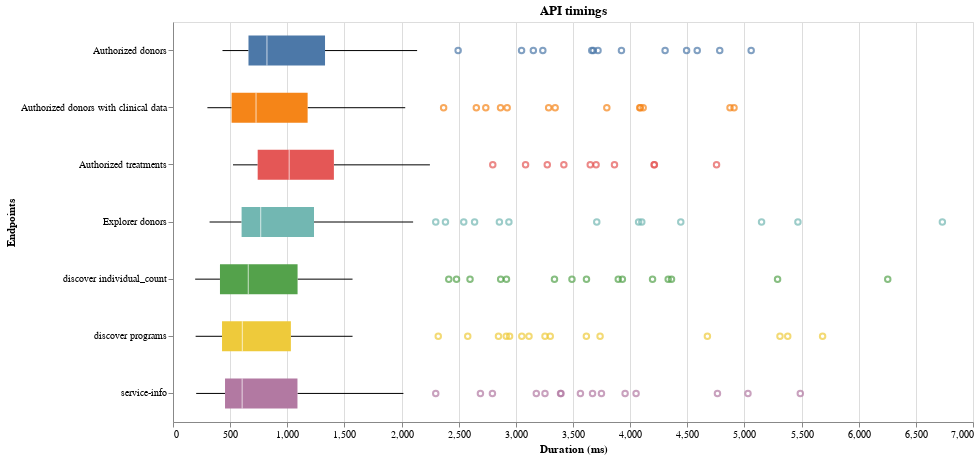

Notebook code cell kept with this figure:
### Markdown cell above
## Boxplot

### Code cell
box_plot = (
    alt.Chart(df_duration_with_title, title="API timings")
    .mark_boxplot(size=30)
    .encode(
        y=alt.Y("title:N").title("Endpoints"),
        x=alt.X("duration:Q").title("Duration (ms)"),
        color=alt.Color("title:N").legend(None),
        tooltip=["duration:Q"],
    )
    .properties(width=800, height=400)
)
box_plot.show()

### Figure 1 — Vega specification as saved in the notebook (floating-point values rounded to 4 significant figures)
{"$schema": "https://vega.github.io/schema/vega/v5.json", "data": [{"name": "source_0"}, {"name": "data_0"}, {"name": "data_1", "values": [{"duration": 3708.0, "title": "Explorer donors"}, {"duration": 5684.0, "title": "discover programs"}, {"duration": 2945.0, "title": "discover programs"}, {"duration": 3671.0, "title": "service-info"}, {"duration": 4362.0, "title": "discover individual_count"}, {"duration": 3796.0, "title": "Authorized donors with clinical data"}, {"duration": 2368.0, "title": "Authorized donors with clinical data"}, {"duration": 4676.0, "title": "discover programs"}, {"duration": 3863.0, "title": "Authorized treatments"}, {"duration": 4764.0, "title": "service-info"}, {"duration": 2867.0, "title": "discover individual_count"}, {"duration": 4587.0, "title": "Authorized donors"}, {"duration": 4909.0, "title": "Authorized donors with clinical data"}, {"duration": 5150.0, "title": "Explorer donors"}, {"duration": 4443.0, "title": "Explorer donors"}, {"duration": 6254.0, "title": "discover individual_count"}, {"duration": 5468.0, "title": "Explorer donors"}, {"duration": 5059.0, "title": "Authorized donors"}, {"duration": 4756.0, "title": "Authorized treatments"}, {"duration": 4196.0, "title": "discover individual_count"}, {"duration": 5311.0, "title": "discover programs"}, {"duration": 4089.0, "title": "Authorized donors with clinical data"}, {"duration": 3050.0, "title": "Authorized donors"}, {"duration": 4052.0, "title": "service-info"}, {"duration": 3617.0, "title": "discover programs"}, {"duration": 4084.0, "title": "Authorized donors with clinical data"}, {"duration": 3420.0, "title": "Authorized treatments"}, {"duration": 3338.0, "title": "discover individual_count"}, {"duration": 3956.0, "title": "service-info"}, {"duration": 3236.0, "title": "Authorized donors"}, {"duration": 2795.0, "title": "service-info"}, {"duration": 3664.0, "title": "Authorized donors"}, {"duration": 3301.0, "title": "discover programs"}, {"duration": 2579.0, "title": "discover programs"}, {"duration": 3896.0, "title": "discover individual_count"}, {"duration": 2321.0, "title": "discover programs"}, {"duration": 3924.0, "title": "Authorized donors"}, {"duration": 2495.0, "title": "Authorized donors"}, {"duration": 2639.0, "title": "Explorer donors"}, {"duration": 2544.0, "title": "Explorer donors"}, {"duration": 2299.0, "title": "service-info"}, {"duration": 2924.0, "title": "Authorized donors with clinical data"}, {"duration": 4102.0, "title": "Explorer donors"}, {"duration": 3179.0, "title": "service-info"}, {"duration": 3702.0, "title": "Authorized treatments"}, {"duration": 2916.0, "title": "discover programs"}, {"duration": 5489.0, "title": "service-info"}, {"duration": 6732.0, "title": "Explorer donors"}, {"duration": 4114.0, "title": "Authorized donors with clinical data"}, {"duration": 4306.0, "title": "Authorized donors"}, {"duration": 4494.0, "title": "Authorized donors"}, {"duration": 5290.0, "title": "discover individual_count"}, {"duration": 5379.0, "title": "discover programs"}, {"duration": 4333.0, "title": "discover individual_count"}, {"duration": 4874.0, "title": "Authorized donors with clinical data"}, {"duration": 3749.0, "title": "service-info"}, {"duration": 4784.0, "title": "Authorized donors"}, {"duration": 4074.0, "title": "Explorer donors"}, {"duration": 3115.0, "title": "discover programs"}, {"duration": 4212.0, "title": "Authorized treatments"}, {"duration": 3932.0, "title": "discover individual_count"}, {"duration": 3651.0, "title": "Authorized treatments"}, {"duration": 3737.0, "title": "discover programs"}, {"duration": 5031.0, "title": "service-info"}, {"duration": 3565.0, "title": "service-info"}, {"duration": 2918.0, "title": "discover individual_count"}, {"duration": 3255.0, "title": "service-info"}, {"duration": 4210.0, "title": "Authorized treatments"}, {"duration": 2798.0, "title": "Authorized treatments"}, {"duration": 3391.0, "title": "service-info"}, {"duration": 2599.0, "title": "discover individual_count"}, {"duration": 3287.0, "title": "Authorized donors with clinical data"}, {"duration": 2866.0, "title": "Authorized donors with clinical data"}, {"duration": 2654.0, "title": "Authorized donors with clinical data"}, {"duration": 3719.0, "title": "Authorized donors"}, {"duration": 3052.0, "title": "discover programs"}, {"duration": 2737.0, "title": "Authorized donors with clinical data"}, {"duration": 2856.0, "title": "Explorer donors"}, {"duration": 3491.0, "title": "discover individual_count"}, {"duration": 3618.0, "title": "discover individual_count"}, {"duration": 3255.0, "title": "discover programs"}, {"duration": 3678.0, "title": "Authorized donors"}, {"duration": 3275.0, "title": "Authorized treatments"}, {"duration": 2690.0, "title": "service-info"}, {"duration": 3395.0, "title": "service-info"}, {"duration": 2481.0, "title": "discover individual_count"}, {"duration": 2848.0, "title": "discover programs"}, {"duration": 2939.0, "title": "Explorer donors"}, {"duration": 3344.0, "title": "Authorized donors with clinical data"}, {"duration": 3085.0, "title": "Authorized treatments"}, {"duration": 3153.0, "title": "Authorized donors"}, {"duration": 2413.0, "title": "discover individual_count"}, {"duration": 2299.0, "title": "Explorer donors"}, {"duration": 2384.0, "title": "Explorer donors"}]}, {"name": "data_2"}, {"name": "data_3", "values": [{"lower_box_duration": 660.5, "lower_whisker_duration": 433.0, "title": "Authorized donors", "upper_whisker_duration": 2136.0}, {"lower_box_duration": 741.0, "lower_whisker_duration": 525.0, "title": "Authorized treatments", "upper_whisker_duration": 2248.0}, {"lower_box_duration": 512.8, "lower_whisker_duration": 301.0, "title": "Authorized donors with clinical data", "upper_whisker_duration": 2032.0}, {"lower_box_duration": 455.2, "lower_whisker_duration": 203.0, "title": "service-info", "upper_whisker_duration": 2016.0}, {"lower_box_duration": 600.2, "lower_whisker_duration": 320.0, "title": "Explorer donors", "upper_whisker_duration": 2101.0}, {"lower_box_duration": 429.0, "lower_whisker_duration": 198.0, "title": "discover programs", "upper_whisker_duration": 1571.0}, {"lower_box_duration": 411.0, "lower_whisker_duration": 194.0, "title": "discover individual_count", "upper_whisker_duration": 1571.0}]}, {"name": "data_4", "values": [{"lower_whisker_duration": 433.0, "title": "Authorized donors", "upper_box_duration": 1330.0, "upper_whisker_duration": 2136.0}, {"lower_whisker_duration": 525.0, "title": "Authorized treatments", "upper_box_duration": 1408.0, "upper_whisker_duration": 2248.0}, {"lower_whisker_duration": 301.0, "title": "Authorized donors with clinical data", "upper_box_duration": 1178.0, "upper_whisker_duration": 2032.0}, {"lower_whisker_duration": 203.0, "title": "service-info", "upper_box_duration": 1089.0, "upper_whisker_duration": 2016.0}, {"lower_whisker_duration": 320.0, "title": "Explorer donors", "upper_box_duration": 1234.0, "upper_whisker_duration": 2101.0}, {"lower_whisker_duration": 198.0, "title": "discover programs", "upper_box_duration": 1032.0, "upper_whisker_duration": 1571.0}, {"lower_whisker_duration": 194.0, "title": "discover individual_count", "upper_box_duration": 1090.0, "upper_whisker_duration": 1571.0}]}, {"name": "data_5"}, {"name": "data_6", "values": [{"lower_box_duration": 660.5, "max_duration": 5059.0, "mid_box_duration": 822.0, "min_duration": 433.0, "title": "Authorized donors", "upper_box_duration": 1330.0}, {"lower_box_duration": 600.2, "max_duration": 6732.0, "mid_box_duration": 767.5, "min_duration": 320.0, "title": "Explorer donors", "upper_box_duration": 1234.0}, {"lower_box_duration": 429.0, "max_duration": 5684.0, "mid_box_duration": 606.5, "min_duration": 198.0, "title": "discover programs", "upper_box_duration": 1032.0}, {"lower_box_duration": 455.2, "max_duration": 5489.0, "mid_box_duration": 605.0, "min_duration": 203.0, "title": "service-info", "upper_box_duration": 1089.0}, {"lower_box_duration": 411.0, "max_duration": 6254.0, "mid_box_duration": 658.5, "min_duration": 194.0, "title": "discover individual_count", "upper_box_duration": 1090.0}, {"lower_box_duration": 512.8, "max_duration": 4909.0, "mid_box_duration": 726.5, "min_duration": 301.0, "title": "Authorized donors with clinical data", "upper_box_duration": 1178.0}, {"lower_box_duration": 741.0, "max_duration": 4756.0, "mid_box_duration": 1016.0, "min_duration": 525.0, "title": "Authorized treatments", "upper_box_duration": 1408.0}]}, {"name": "data_7", "values": [{"lower_box_duration": 660.5, "max_duration": 5059.0, "mid_box_duration": 822.0, "min_duration": 433.0, "title": "Authorized donors", "upper_box_duration": 1330.0}, {"lower_box_duration": 600.2, "max_duration": 6732.0, "mid_box_duration": 767.5, "min_duration": 320.0, "title": "Explorer donors", "upper_box_duration": 1234.0}, {"lower_box_duration": 429.0, "max_duration": 5684.0, "mid_box_duration": 606.5, "min_duration": 198.0, "title": "discover programs", "upper_box_duration": 1032.0}, {"lower_box_duration": 455.2, "max_duration": 5489.0, "mid_box_duration": 605.0, "min_duration": 203.0, "title": "service-info", "upper_box_duration": 1089.0}, {"lower_box_duration": 411.0, "max_duration": 6254.0, "mid_box_duration": 658.5, "min_duration": 194.0, "title": "discover individual_count", "upper_box_duration": 1090.0}, {"lower_box_duration": 512.8, "max_duration": 4909.0, "mid_box_duration": 726.5, "min_duration": 301.0, "title": "Authorized donors with clinical data", "upper_box_duration": 1178.0}, {"lower_box_duration": 741.0, "max_duration": 4756.0, "mid_box_duration": 1016.0, "min_duration": 525.0, "title": "Authorized treatments", "upper_box_duration": 1408.0}]}, {"name": "data_1_y_domain_title_0", "values": [{"title": "Explorer donors"}, {"title": "discover programs"}, {"title": "service-info"}, {"title": "discover individual_count"}, {"title": "Authorized donors with clinical data"}, {"title": "Authorized treatments"}, {"title": "Authorized donors"}]}, {"name": "data_3_y_domain_title_1", "values": [{"title": "Authorized donors"}, {"title": "Authorized treatments"}, {"title": "Authorized donors with clinical data"}, {"title": "service-info"}, {"title": "Explorer donors"}, {"title": "discover programs"}, {"title": "discover individual_count"}]}, {"name": "data_4_y_domain_title_2", "values": [{"title": "Authorized donors"}, {"title": "Authorized treatments"}, {"title": "Authorized donors with clinical data"}, {"title": "service-info"}, {"title": "Explorer donors"}, {"title": "discover programs"}, {"title": "discover individual_count"}]}, {"name": "data_6_y_domain_title_3", "values": [{"title": "Authorized donors"}, {"title": "Explorer donors"}, {"title": "discover programs"}, {"title": "service-info"}, {"title": "discover individual_count"}, {"title": "Authorized donors with clinical data"}, {"title": "Authorized treatments"}]}, {"name": "data_7_y_domain_title_4", "values": [{"title": "Authorized donors"}, {"title": "Explorer donors"}, {"title": "discover programs"}, {"title": "service-info"}, {"title": "discover individual_count"}, {"title": "Authorized donors with clinical data"}, {"title": "Authorized treatments"}]}, {"name": "data_1_color_domain_title_0", "values": [{"title": "Explorer donors"}, {"title": "discover programs"}, {"title": "service-info"}, {"title": "discover individual_count"}, {"title": "Authorized donors with clinical data"}, {"title": "Authorized treatments"}, {"title": "Authorized donors"}]}, {"name": "data_6_color_domain_title_1", "values": [{"title": "Authorized donors"}, {"title": "Explorer donors"}, {"title": "discover programs"}, {"title": "service-info"}, {"title": "discover individual_count"}, {"title": "Authorized donors with clinical data"}, {"title": "Authorized treatments"}]}, {"name": "data_7_color_domain_title_2", "values": [{"title": "Authorized donors"}, {"title": "Explorer donors"}, {"title": "discover programs"}, {"title": "service-info"}, {"title": "discover individual_count"}, {"title": "Authorized donors with clinical data"}, {"title": "Authorized treatments"}]}], "marks": [{"type": "symbol", "name": "layer_0_layer_0_marks", "from": {"data": "data_1"}, "encode": {"update": {"tooltip": {"signal": "format(datum[\"duration\"], \"\")"}, "fill": {"value": "transparent"}, "x": {"field": "duration", "scale": "x"}, "stroke": {"field": "title", "scale": "color"}, "opacity": {"value": 0.7}, "y": {"field": "title", "scale": "y", "band": 0.5}}}, "style": ["point", "boxplot-outliers"]}, {"type": "rule", "name": "layer_0_layer_1_layer_0_marks", "from": {"data": "data_3"}, "encode": {"update": {"y": {"field": "title", "scale": "y", "band": 0.5}, "tooltip": {"signal": "{\"Upper Whisker of Duration (ms)\": format(datum[\"upper_whisker_duration\"], \"\"), \"Lower Whisker of Duration (ms)\": format(datum[\"lower_whisker_duration\"], \"\"), \"title\": isValid(datum[\"title\"]) ? datum[\"title\"] : \"\"+datum[\"title\"], \"Endpoints\": isValid(datum[\"title\"]) ? datum[\"title\"] : \"\"+datum[\"title\"]}"}, "x": {"field": "lower_whisker_duration", "scale": "x"}, "stroke": {"value": "black"}, "x2": {"field": "lower_box_duration", "scale": "x"}}}, "aria": false, "style": ["rule", "boxplot-rule"]}, {"type": "rule", "name": "layer_0_layer_1_layer_1_marks", "from": {"data": "data_4"}, "encode": {"update": {"x": {"field": "upper_box_duration", "scale": "x"}, "y": {"field": "title", "scale": "y", "band": 0.5}, "stroke": {"value": "black"}, "x2": {"field": "upper_whisker_duration", "scale": "x"}, "tooltip": {"signal": "{\"Upper Whisker of Duration (ms)\": format(datum[\"upper_whisker_duration\"], \"\"), \"Lower Whisker of Duration (ms)\": format(datum[\"lower_whisker_duration\"], \"\"), \"title\": isValid(datum[\"title\"]) ? datum[\"title\"] : \"\"+datum[\"title\"], \"Endpoints\": isValid(datum[\"title\"]) ? datum[\"title\"] : \"\"+datum[\"title\"]}"}}}, "aria": false, "style": ["rule", "boxplot-rule"]}, {"type": "rect", "name": "layer_1_layer_0_marks", "from": {"data": "data_6"}, "encode": {"update": {"x": {"field": "lower_box_duration", "scale": "x"}, "height": {"value": 30}, "x2": {"field": "upper_box_duration", "scale": "x"}, "yc": {"field": "title", "scale": "y", "band": 0.5}, "fill": {"field": "title", "scale": "color"}, "tooltip": {"signal": "{\"Max of Duration (ms)\": format(datum[\"max_duration\"], \"\"), \"Q3 of Duration (ms)\": format(datum[\"upper_box_duration\"], \"\"), \"Median of Duration (ms)\": format(datum[\"mid_box_duration\"], \"\"), \"Q1 of Duration (ms)\": format(datum[\"lower_box_duration\"], \"\"), \"Min of Duration (ms)\": format(datum[\"min_duration\"], \"\"), \"title\": isValid(datum[\"title\"]) ? datum[\"title\"] : \"\"+datum[\"title\"], \"Endpoints\": isValid(datum[\"title\"]) ? datum[\"title\"] : \"\"+datum[\"title\"]}"}}}, "style": ["bar", "boxplot-box"]}, {"type": "rect", "name": "layer_1_layer_1_marks", "from": {"data": "data_7"}, "encode": {"update": {"xc": {"field": "mid_box_duration", "scale": "x"}, "yc": {"field": "title", "scale": "y", "band": 0.5}, "height": {"value": 30}, "width": {"value": 1}, "opacity": {"value": 0.7}, "fill": [{"field": "title", "scale": "color", "test": "datum['lower_box_duration'] >= datum['upper_box_duration']"}, {"value": "white"}], "tooltip": {"signal": "{\"Max of Duration (ms)\": format(datum[\"max_duration\"], \"\"), \"Q3 of Duration (ms)\": format(datum[\"upper_box_duration\"], \"\"), \"Median of Duration (ms)\": format(datum[\"mid_box_duration\"], \"\"), \"Q1 of Duration (ms)\": format(datum[\"lower_box_duration\"], \"\"), \"Min of Duration (ms)\": format(datum[\"min_duration\"], \"\"), \"title\": isValid(datum[\"title\"]) ? datum[\"title\"] : \"\"+datum[\"title\"], \"Endpoints\": isValid(datum[\"title\"]) ? datum[\"title\"] : \"\"+datum[\"title\"]}"}}}, "aria": false, "style": ["tick", "boxplot-median"]}], "scales": [{"name": "x", "type": "linear", "domain": {"fields": [{"data": "data_1", "field": "duration"}, {"data": "data_3", "field": "lower_whisker_duration"}, {"data": "data_3", "field": "lower_box_duration"}, {"data": "data_4", "field": "upper_box_duration"}, {"data": "data_4", "field": "upper_whisker_duration"}, {"data": "data_6", "field": "lower_box_duration"}, {"data": "data_6", "field": "upper_box_duration"}, {"data": "data_7", "field": "mid_box_duration"}]}, "range": [0, {"signal": "width"}], "nice": true, "zero": true}, {"name": "y", "type": "band", "domain": {"fields": [{"data": "data_1_y_domain_title_0", "field": "title"}, {"data": "data_3_y_domain_title_1", "field": "title"}, {"data": "data_4_y_domain_title_2", "field": "title"}, {"data": "data_6_y_domain_title_3", "field": "title"}, {"data": "data_7_y_domain_title_4", "field": "title"}], "sort": true}, "range": [0, {"signal": "height"}], "paddingOuter": 0, "paddingInner": 0}, {"name": "color", "type": "ordinal", "domain": {"fields": [{"data": "data_1_color_domain_title_0", "field": "title"}, {"data": "data_6_color_domain_title_1", "field": "title"}, {"data": "data_7_color_domain_title_2", "field": "title"}], "sort": true}, "range": "category"}], "axes": [{"scale": "x", "gridScale": "y", "maxExtent": 0, "grid": true, "ticks": false, "tickCount": {"signal": "ceil(width/40)"}, "zindex": 0, "labels": false, "aria": false, "domain": false, "orient": "bottom", "minExtent": 0}, {"scale": "x", "labelFlush": true, "labelOverlap": true, "grid": false, "title": "Duration (ms)", "tickCount": {"signal": "ceil(width/40)"}, "zindex": 0, "orient": "bottom"}, {"scale": "y", "zindex": 0, "title": "Endpoints", "grid": false, "orient": "left"}], "title": {"text": "API timings", "frame": "group"}, "padding": 5, "width": 800, "height": 400, "style": "cell", "background": "white"}
